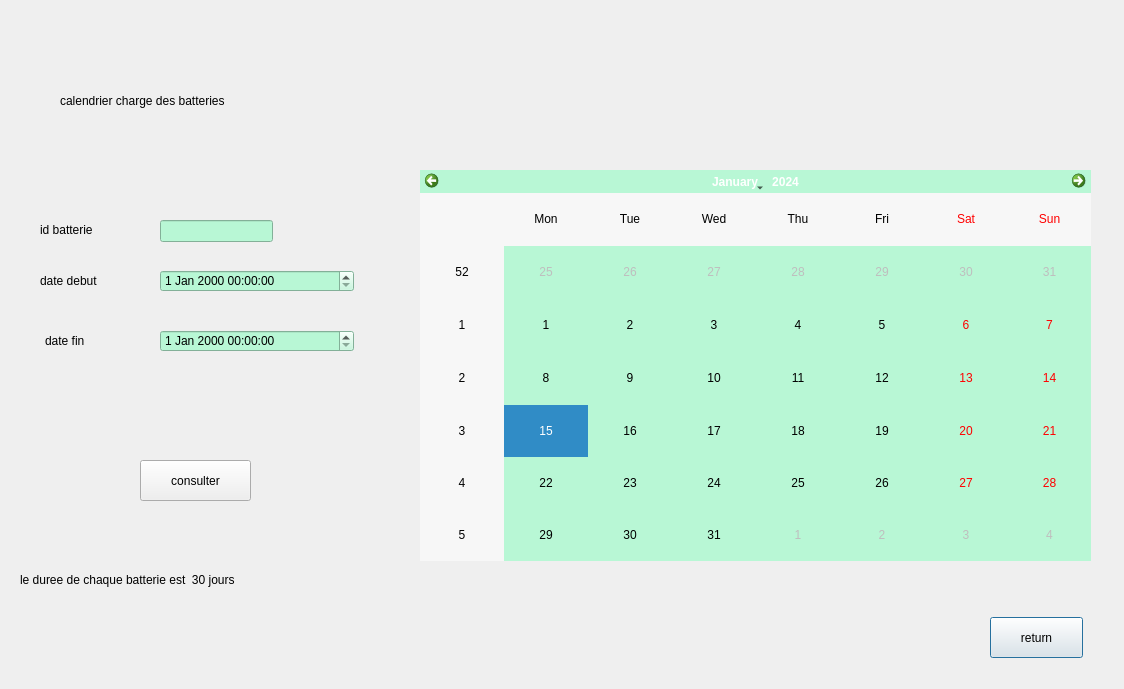
<?xml version="1.0" encoding="UTF-8"?>
<ui version="4.0">
 <class>calendrier</class>
 <widget class="QDialog" name="calendrier">
  <property name="geometry">
   <rect>
    <x>0</x>
    <y>0</y>
    <width>1124</width>
    <height>689</height>
   </rect>
  </property>
  <property name="windowTitle">
   <string>Dialog</string>
  </property>
  <widget class="QCalendarWidget" name="calendarWidget">
   <property name="geometry">
    <rect>
     <x>420</x>
     <y>170</y>
     <width>671</width>
     <height>391</height>
    </rect>
   </property>
   <property name="styleSheet">
    <string notr="true">background-color: rgb(184, 247, 213);
font: 75 10pt &quot;MS Shell Dlg 2&quot;;
</string>
   </property>
  </widget>
  <widget class="QPushButton" name="pushButton">
   <property name="geometry">
    <rect>
     <x>990</x>
     <y>617</y>
     <width>93</width>
     <height>41</height>
    </rect>
   </property>
   <property name="styleSheet">
    <string notr="true">QPushButton:hover:!pressed {
	background-color: qlineargradient(spread:pad, x1:0.5, y1:0, x2:0.5, y2:1, stop:0 rgba(0, 255, 0, 255), stop:1 rgba(255, 255, 255, 255));
		color: #0c2f70;
}</string>
   </property>
   <property name="text">
    <string>return</string>
   </property>
  </widget>
  <widget class="QPushButton" name="pushButton_2">
   <property name="geometry">
    <rect>
     <x>140</x>
     <y>460</y>
     <width>111</width>
     <height>41</height>
    </rect>
   </property>
   <property name="styleSheet">
    <string notr="true">QPushButton:hover:!pressed {
	background-color: qlineargradient(spread:pad, x1:0.5, y1:0, x2:0.5, y2:1, stop:0 rgba(0, 255, 0, 255), stop:1 rgba(255, 255, 255, 255));
		color: #0c2f70;
}</string>
   </property>
   <property name="text">
    <string>consulter</string>
   </property>
  </widget>
  <widget class="QLabel" name="label">
   <property name="geometry">
    <rect>
     <x>40</x>
     <y>220</y>
     <width>101</width>
     <height>20</height>
    </rect>
   </property>
   <property name="styleSheet">
    <string notr="true">font: 12pt &quot;Dubai&quot;;</string>
   </property>
   <property name="text">
    <string>id batterie</string>
   </property>
  </widget>
  <widget class="QLabel" name="label_2">
   <property name="geometry">
    <rect>
     <x>45</x>
     <y>330</y>
     <width>91</width>
     <height>21</height>
    </rect>
   </property>
   <property name="styleSheet">
    <string notr="true">font: 12pt &quot;Dubai&quot;;</string>
   </property>
   <property name="text">
    <string>date fin</string>
   </property>
  </widget>
  <widget class="QLabel" name="label_3">
   <property name="geometry">
    <rect>
     <x>40</x>
     <y>270</y>
     <width>101</width>
     <height>21</height>
    </rect>
   </property>
   <property name="styleSheet">
    <string notr="true">font: 12pt &quot;Dubai&quot;;</string>
   </property>
   <property name="text">
    <string>date debut</string>
   </property>
  </widget>
  <widget class="QLineEdit" name="lineEdit_rech">
   <property name="geometry">
    <rect>
     <x>160</x>
     <y>220</y>
     <width>113</width>
     <height>22</height>
    </rect>
   </property>
   <property name="styleSheet">
    <string notr="true">background-color: rgb(184, 247, 213);</string>
   </property>
  </widget>
  <widget class="QDateTimeEdit" name="dateTimeEdit_fin">
   <property name="geometry">
    <rect>
     <x>160</x>
     <y>330</y>
     <width>194</width>
     <height>22</height>
    </rect>
   </property>
   <property name="styleSheet">
    <string notr="true">background-color: rgb(184, 247, 213);</string>
   </property>
  </widget>
  <widget class="QDateTimeEdit" name="dateTimeEdit_deb">
   <property name="geometry">
    <rect>
     <x>160</x>
     <y>270</y>
     <width>194</width>
     <height>22</height>
    </rect>
   </property>
   <property name="styleSheet">
    <string notr="true">background-color: rgb(184, 247, 213);</string>
   </property>
  </widget>
  <widget class="QLabel" name="label_4">
   <property name="geometry">
    <rect>
     <x>60</x>
     <y>80</y>
     <width>571</width>
     <height>41</height>
    </rect>
   </property>
   <property name="styleSheet">
    <string notr="true">font: 20pt &quot;Dubai&quot;;</string>
   </property>
   <property name="text">
    <string>calendrier charge des batteries</string>
   </property>
  </widget>
  <widget class="QLabel" name="label_5">
   <property name="geometry">
    <rect>
     <x>20</x>
     <y>570</y>
     <width>331</width>
     <height>20</height>
    </rect>
   </property>
   <property name="styleSheet">
    <string notr="true">font: 12pt &quot;Dubai&quot;;</string>
   </property>
   <property name="text">
    <string>le duree de chaque batterie est  30 jours</string>
   </property>
  </widget>
  <widget class="QLabel" name="label_pic">
   <property name="geometry">
    <rect>
     <x>980</x>
     <y>30</y>
     <width>81</width>
     <height>71</height>
    </rect>
   </property>
   <property name="text">
    <string/>
   </property>
  </widget>
 </widget>
 <resources/>
 <connections/>
</ui>
